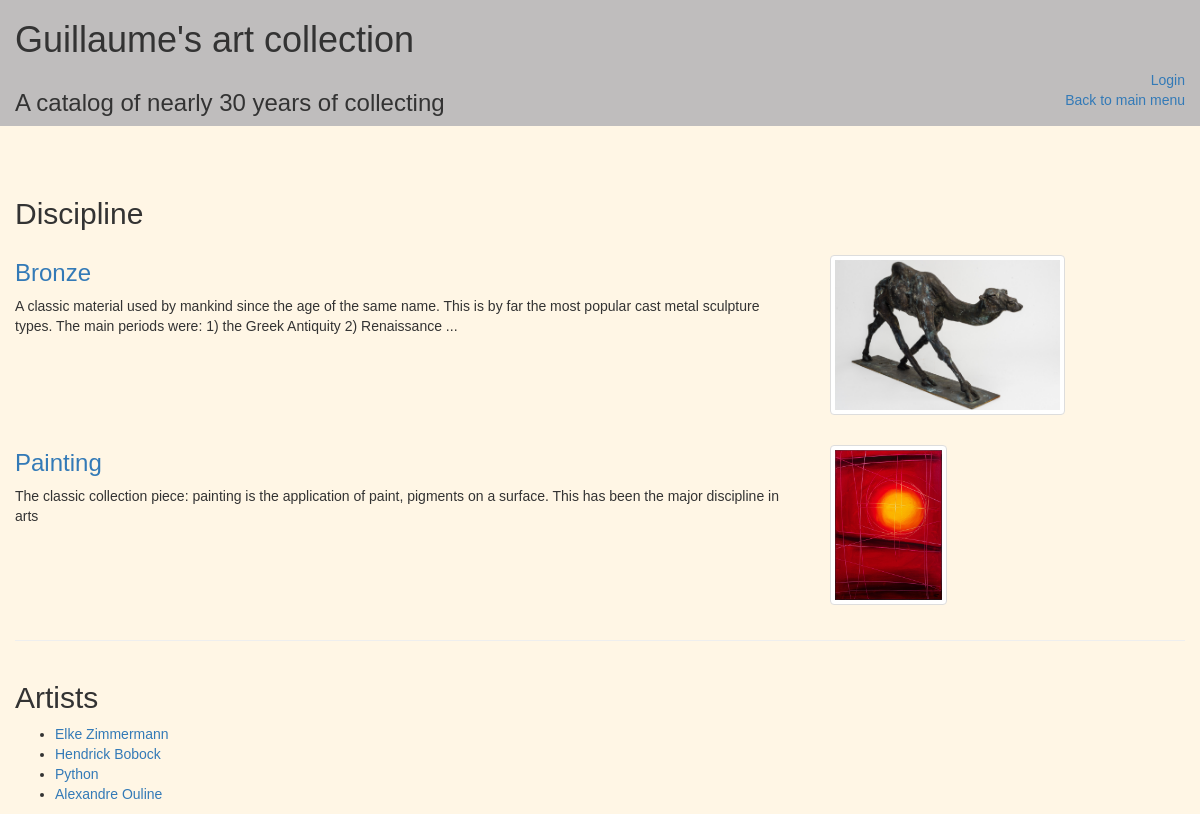
Page /catalog/ on the committed database.
### database_setup.py (models this page shows, shortened)
class Art(Base):
    __tablename__ = 'art'
    id = Column(Integer, primary_key=True)
    type = Column(String(80))
    description = Column(Text)
    user_id = Column(Integer, ForeignKey('user.id'), nullable=False)
    user = relationship(User)

class Picture(Base):
    __tablename__ = 'picture'
    filename = Column(String(80), nullable = False)
    photographer = Column(String(200))
    id = Column(Integer, primary_key = True)
    artwork_id = Column(Integer, ForeignKey('artwork.id'), nullable=False)
    artwork = relationship(Artwork)

class Artist(Base):
    __tablename__ = 'artist'
    name =Column(String(120), nullable = False)
    id = Column(Integer, primary_key = True)
    information = Column(Text)
    url = Column(String(80))
    user_id = Column(Integer, ForeignKey('user.id'), nullable=False)
    user = relationship(User)

### __init__.py (the view)
@app.route('/')
@app.route('/catalog/')
def showArtCatalog():
    arts = session.query(Art).all()
    pictures = getFrontImage(arts)
    artists = session.query(Artist).all()
    return render_template('catalog.html',
                           arts=arts,
                           pictures=pictures,
                           artists=artists,
                           login_session = login_session)

### __init__.py (called while the page is built)
def getFrontImage(arts):
    result = []
    for art in arts:
        pictures = session.query(Picture, Artwork.art_id).filter(Artwork.art_id == art.id).join(Artwork).all()
        if pictures:
            nb = len(pictures) - 1
            target = random.randint(0, nb)
            result.append(pictures[target].Picture)
        else:
            result.append('blank')
    return result

### templates/catalog.html (shortened to what this page needs)
{% extends "generic_header.html" %}
{% block content %}
	<section class ="container-fluid">
		<section class="row">
			<div class = "flash col-md-12">
			</div>
			<h2 class = "col-md-12">Discipline</h2>
		</section>
		{% for art in arts %}
			<article class="row">
				<div class="col-md-8">
					<h3><a href="{{url_for('showArts', art_id = art.id)}}">{{art.type}}</a></h3>
					<p>
						{{art.description}}
					</p>
				</div>
				<div class="col-md-4">
					{% if pictures[loop.index0] != 'blank' %}
						<img class="img-responsive img-thumbnail catalog-img" src="{{url_for('static', filename = 'images/' + pictures[loop.index0].filename)}}" alt ="A picture by {{pictures[loop.index0].photographer}}">
					{% endif %}
				</div>
			</article>
		{% endfor %}
		<hr>
	 	<section class="row">
	 		<div class="col-md-12">
				<h2>Artists</h2>
				<ul>
				{%for artist in artists %}
					<li>
						<a href="{{url_for('showArtists', artist_id = artist.id)}}">{{artist.name}}</a>
					</li>
				{% endfor %}
				</ul>
			</div>
		</section>
	</section>
{% endblock %}

### static/css/style.css (style rules this page uses)
body { font-family: Helvetica, sans-serif; background-color: #fff6e5; }
.catalog-img { max-height: 20vh; margin: 15px; }
.flash { margin: 25px 0; font-size: 16px; }

### rows in the picture
Art: type "Bronze", description "A classic material used by mankind since the age of the same name. This is by far the most popular cast metal sculpture types. The main periods were: 1) the Greek Antiquity 2) Renaissance ...", filename (picture)
Art: type "Painting", description "The classic collection piece: painting is the application of paint, pigments on a surface. This has been the major discipline in arts", filename (picture)
Artist: name "Elke Zimmermann"
Artist: name "Hendrick Bobock"
Artist: name "Python"
Artist: name "Alexandre Ouline"
